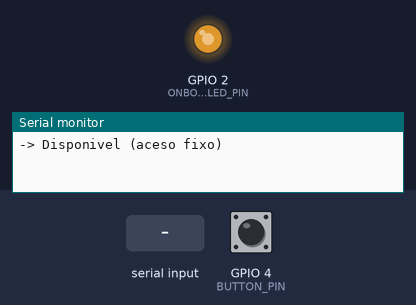
Simulated run of this sketch. Board: ESP32. Parts: output pins drawn as LEDs (lit = HIGH), the last lines printed to the serial monitor. The test bench sets the inputs (shaded band); at power-on: GPIO 4 (BUTTON_PIN) HIGH.

Above: at 1.5 s.
1.6 s: GPIO 4 (BUTTON_PIN) pulled LOW for 0.15 s
At 3.64 s:
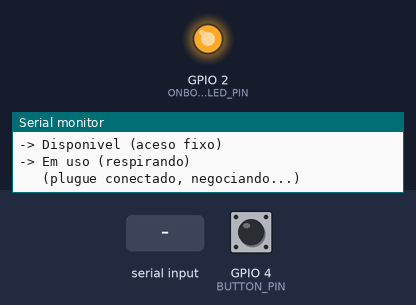
4.6 s: "indisponivel\n" received over Serial
6.1 s: "disponivel\n" received over Serial
At 6.6 s:
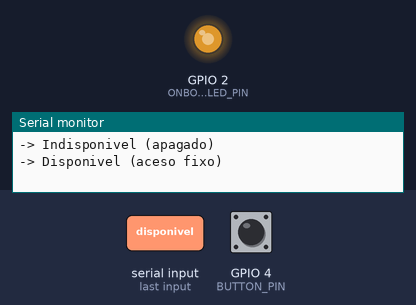
7.6 s: "carregando\n" received over Serial
At 7.72 s:
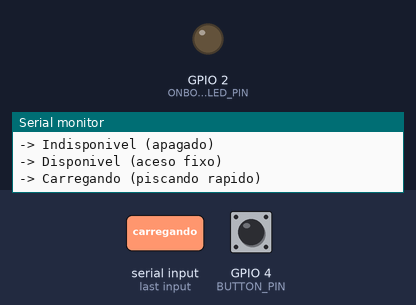
10.6 s: GPIO 4 (BUTTON_PIN) pulled LOW for 1 s
13.6 s: GPIO 4 (BUTTON_PIN) driven LOW
Timing chart, 0 to 17.6 s (numbered marks = the images above; inputs shaded):
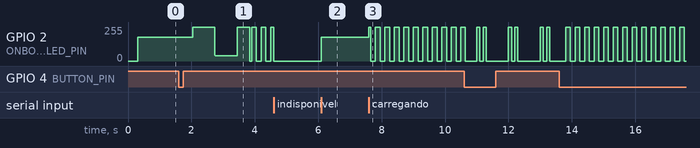

The sketch:

teste-led-onboard.ino
```cpp
/*
  GoodWe · Recarga Compartilhada — teste com LED comum (não endereçável)
  ------------------------------------------------------------
  Enquanto a fita WS2812B não chega, esse sketch usa o LED que já vem
  embutido na própria placa ESP32 — não precisa ligar fio nenhum além
  do botão, que você já tem montado do teste anterior. Em vez de cor,
  cada status vira um jeito diferente de piscar/acender:

    Disponível   -> aceso fixo
    Em uso       -> respirando (fade suave)
    Carregando   -> piscando rápido e regular
    Interrompido -> flash duplo (pisca-pisca-pausa), tipo alerta
    Indisponível -> apagado

  O botão continua na GPIO 4 (mesma fiação de antes, não mexe nela).

  O LED embutido geralmente fica na GPIO 2 — se o seu não responder,
  procure na placa um LED pequeno (geralmente azul, perto da antena
  Wi-Fi) e veja se tem algum número de GPIO escrito do lado dele;
  troque o ONBOARD_LED_PIN abaixo pra esse número.

  Quando a fita WS2812B chegar, a gente troca esse arquivo pelo
  ../esp32-led-demo.ino — a lógica do botão é a mesma, só a "saída"
  muda de padrão de piscada pra cor de verdade.
*/

#define ONBOARD_LED_PIN 2   // troque aqui se o LED da sua placa for em outro GPIO
#define BUTTON_PIN      4   // mesma fiação do botão que você já tinha

const unsigned long DEBOUNCE_MS = 40;
const unsigned long HANDSHAKE_MS = 2200;

String currentStatus = "disponivel";
bool handshakePending = false;
unsigned long handshakeStartedAt = 0;

bool lastRawReading = HIGH;    // última leitura bruta do pino (pode "tremer")
bool stableState = HIGH;       // estado já confirmado como estável
unsigned long lastDebounceTime = 0;

// modo de exibição do LED:
//   0 = apagado | 1 = aceso fixo | 2 = respirando | 3 = piscando rápido | 4 = flash duplo
int mode = 0;

void applyOff() { analogWrite(ONBOARD_LED_PIN, 0); }
void applyOn()  { analogWrite(ONBOARD_LED_PIN, 180); }

void applyBreathe() {
  float phase = (millis() % 1400) / 1400.0;                       // ciclo de 1.4s
  float factor = 0.15 + 0.85 * (0.5 - 0.5 * cos(phase * 2 * PI));  // curva suave tipo "respirando"
  analogWrite(ONBOARD_LED_PIN, (int)(255 * factor));
}

void applyFastBlink() {
  bool on = (millis() / 150) % 2 == 0; // liga/desliga a cada 150ms
  analogWrite(ONBOARD_LED_PIN, on ? 255 : 0);
}

void applyDoubleFlash() {
  unsigned long t = millis() % 1000; // ciclo de 1s: pisca, pisca, pausa
  bool on = (t < 100) || (t > 200 && t < 300);
  analogWrite(ONBOARD_LED_PIN, on ? 255 : 0);
}

void applyPattern() {
  if (mode == 1) applyOn();
  else if (mode == 2) applyBreathe();
  else if (mode == 3) applyFastBlink();
  else if (mode == 4) applyDoubleFlash();
  else applyOff();
}

void setStatus(String s) {
  currentStatus = s;
  handshakePending = false; // qualquer troca manual cancela uma negociação em andamento
  if (s == "disponivel") {
    mode = 1;
    Serial.println("-> Disponivel (aceso fixo)");
  } else if (s == "em_uso") {
    mode = 2;
    Serial.println("-> Em uso (respirando)");
  } else if (s == "carregando") {
    mode = 3;
    Serial.println("-> Carregando (piscando rapido)");
  } else if (s == "interrompido") {
    mode = 4;
    Serial.println("-> Interrompido (flash duplo)");
  } else if (s == "indisponivel") {
    mode = 0;
    Serial.println("-> Indisponivel (apagado)");
  } else {
    Serial.println("Comando nao reconhecido. Use: disponivel | em_uso | carregando | interrompido | indisponivel");
    return;
  }
  applyPattern();
}

// simula o plugue conectando/desconectando/reconectando, dependendo da fase atual
void handleButtonPress() {
  if (currentStatus == "disponivel") {
    setStatus("em_uso");
    Serial.println("   (plugue conectado, negociando...)");
    handshakePending = true;
    handshakeStartedAt = millis();
  } else if (currentStatus == "carregando") {
    setStatus("interrompido");
    Serial.println("   (plugue solto durante a carga)");
  } else if (currentStatus == "interrompido") {
    setStatus("carregando");
    Serial.println("   (plugue reconectado, retomando)");
  }
}

void checkButton() {
  bool reading = digitalRead(BUTTON_PIN);
  if (reading != lastRawReading) {
    lastDebounceTime = millis();   // o pino mudou agora — reinicia a contagem de estabilidade
    lastRawReading = reading;
  }
  if (millis() - lastDebounceTime > DEBOUNCE_MS) {
    if (reading != stableState) {
      stableState = reading;
      if (stableState == LOW) handleButtonPress(); // borda de descida confirmada
    }
  }
}

void setup() {
  Serial.begin(115200);
  delay(300);
  pinMode(BUTTON_PIN, INPUT_PULLUP);
  Serial.println();
  Serial.println("Teste com LED onboard pronto.");
  Serial.println("Aperte o botao pra simular o plugue, ou digite: disponivel | em_uso | carregando | interrompido | indisponivel");
  setStatus("disponivel");
}

void loop() {
  if (Serial.available()) {
    String cmd = Serial.readStringUntil('\n');
    cmd.trim();
    if (cmd.length() > 0) setStatus(cmd);
  }
  checkButton();
  if (handshakePending && millis() - handshakeStartedAt > HANDSHAKE_MS) {
    handshakePending = false;
    setStatus("carregando");
    Serial.println("   (negociacao concluida, comecando a carregar de verdade)");
  }
  applyPattern();
}
```

Measured:
- after the input at 6.1 s, GPIO 2 (ONBOARD_LED_PIN): 0/255 → 180/255 at once
- after the input at 7.6 s, GPIO 2 (ONBOARD_LED_PIN): 180/255 → 255/255 at once, then repeats every 0.30 s: 0/255 0.15 s, 255/255 0.15 s
